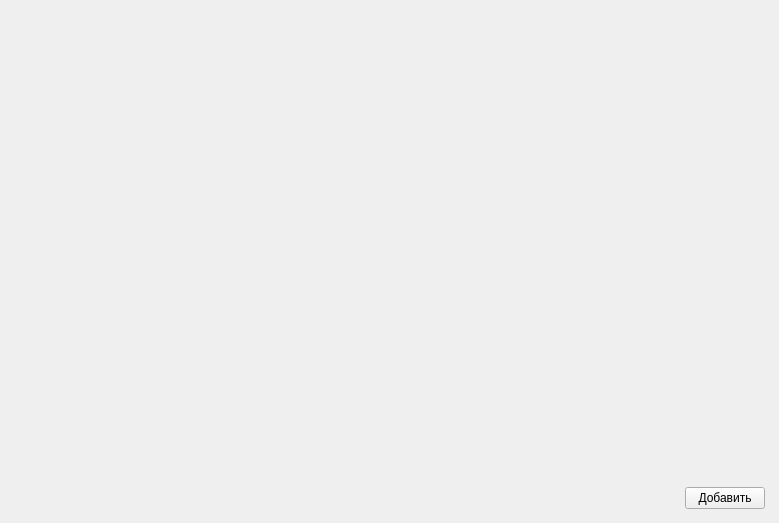
<?xml version="1.0" encoding="UTF-8"?>
<ui version="4.0">
 <class>Form</class>
 <widget class="QWidget" name="Form">
  <property name="geometry">
   <rect>
    <x>0</x>
    <y>0</y>
    <width>779</width>
    <height>523</height>
   </rect>
  </property>
  <property name="windowTitle">
   <string>Form</string>
  </property>
  <layout class="QGridLayout" name="gridLayout">
   <property name="leftMargin">
    <number>5</number>
   </property>
   <property name="topMargin">
    <number>5</number>
   </property>
   <property name="rightMargin">
    <number>5</number>
   </property>
   <property name="bottomMargin">
    <number>5</number>
   </property>
   <item row="1" column="0">
    <widget class="QWidget" name="graph_widget" native="true">
     <property name="sizePolicy">
      <sizepolicy hsizetype="Expanding" vsizetype="Expanding">
       <horstretch>0</horstretch>
       <verstretch>0</verstretch>
      </sizepolicy>
     </property>
     <layout class="QGridLayout" name="gridLayout_4">
      <property name="leftMargin">
       <number>2</number>
      </property>
      <property name="topMargin">
       <number>2</number>
      </property>
      <property name="rightMargin">
       <number>2</number>
      </property>
      <property name="bottomMargin">
       <number>2</number>
      </property>
      <property name="spacing">
       <number>2</number>
      </property>
      <item row="0" column="0">
       <layout class="QVBoxLayout" name="gridLayout_1" stretch="1,0,0">
        <property name="spacing">
         <number>2</number>
        </property>
        <property name="leftMargin">
         <number>2</number>
        </property>
        <property name="topMargin">
         <number>2</number>
        </property>
        <property name="rightMargin">
         <number>2</number>
        </property>
        <property name="bottomMargin">
         <number>2</number>
        </property>
        <item>
         <layout class="QVBoxLayout" name="verticalLayout_graph">
          <property name="leftMargin">
           <number>5</number>
          </property>
          <property name="topMargin">
           <number>5</number>
          </property>
          <property name="rightMargin">
           <number>5</number>
          </property>
          <property name="bottomMargin">
           <number>5</number>
          </property>
         </layout>
        </item>
        <item>
         <spacer name="verticalSpacer">
          <property name="orientation">
           <enum>Qt::Vertical</enum>
          </property>
          <property name="sizeHint" stdset="0">
           <size>
            <width>20</width>
            <height>3</height>
           </size>
          </property>
         </spacer>
        </item>
        <item>
         <layout class="QGridLayout" name="gridLayout_2" rowstretch="0" columnstretch="0,0">
          <property name="leftMargin">
           <number>5</number>
          </property>
          <property name="topMargin">
           <number>5</number>
          </property>
          <property name="rightMargin">
           <number>5</number>
          </property>
          <property name="bottomMargin">
           <number>5</number>
          </property>
          <item row="0" column="1">
           <widget class="QPushButton" name="pushButton">
            <property name="text">
             <string>Добавить</string>
            </property>
           </widget>
          </item>
          <item row="0" column="0">
           <spacer name="horizontalSpacer">
            <property name="orientation">
             <enum>Qt::Horizontal</enum>
            </property>
            <property name="sizeHint" stdset="0">
             <size>
              <width>40</width>
              <height>20</height>
             </size>
            </property>
           </spacer>
          </item>
         </layout>
        </item>
       </layout>
      </item>
     </layout>
    </widget>
   </item>
  </layout>
 </widget>
 <resources/>
 <connections/>
</ui>
